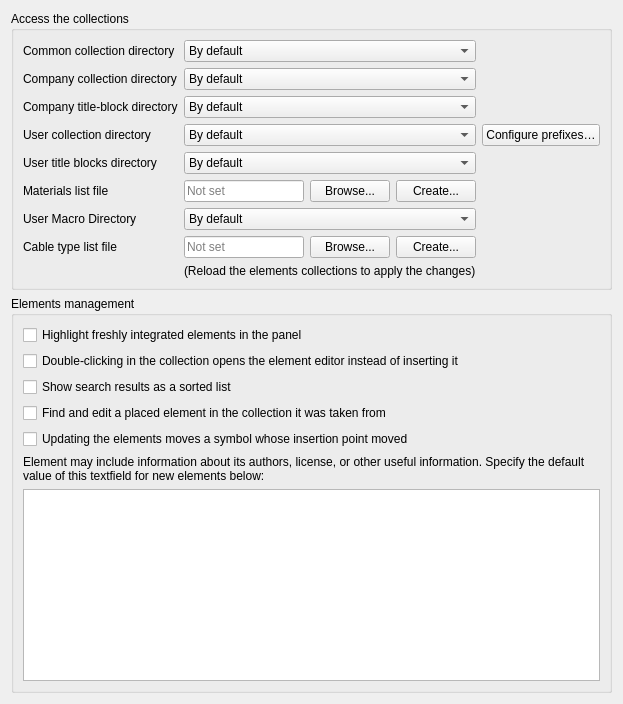
     <widget class="QWidget" name="tab_5">
      <attribute name="title">
       <string>Collections</string>
      </attribute>
      <layout class="QVBoxLayout" name="verticalLayout_2">
       <item>
        <widget class="QGroupBox" name="groupBox_5">
         <property name="title">
          <string>Access the collections</string>
         </property>
         <property name="alignment">
          <set>Qt::AlignLeading|Qt::AlignLeft|Qt::AlignTop</set>
         </property>
         <property name="flat">
          <bool>false</bool>
         </property>
         <layout class="QGridLayout" name="gridLayout">
          <item row="2" column="0">
           <widget class="QLabel" name="label_16">
            <property name="text">
             <string>Company collection directory</string>
            </property>
           </widget>
          </item>
          <item row="5" column="1">
           <widget class="QComboBox" name="m_custom_tbt_path_cb">
            <item>
             <property name="text">
              <string>By default</string>
             </property>
            </item>
            <item>
             <property name="text">
              <string>Browse...</string>
             </property>
            </item>
           </widget>
          </item>
          <item row="4" column="1">
           <widget class="QComboBox" name="m_custom_elmt_path_cb">
            <item>
             <property name="text">
              <string>By default</string>
             </property>
            </item>
            <item>
             <property name="text">
              <string>Browse...</string>
             </property>
            </item>
           </widget>
          </item>
          <item row="4" column="2">
           <widget class="QPushButton" name="m_prefix_pb">
            <property name="toolTip">
             <string extracomment="tooltip of the button opening the prefix configuration dialog of the user collection">Create or change the prefix of the user collection's folders (qet_labels.xml file)</string>
            </property>
            <property name="text">
             <string extracomment="button opening the dialog where the folder prefixes of the user collection are configured">Configure prefixes…</string>
            </property>
           </widget>
          </item>
          <item row="1" column="0">
           <widget class="QLabel" name="label_7">
            <property name="text">
             <string>Common collection directory</string>
            </property>
           </widget>
          </item>
          <item row="3" column="0">
           <widget class="QLabel" name="label_17">
            <property name="text">
             <string>Company title-block directory</string>
            </property>
           </widget>
          </item>
          <item row="3" column="1">
           <widget class="QComboBox" name="m_company_tbt_path_cb">
            <item>
             <property name="text">
              <string>By default</string>
             </property>
            </item>
            <item>
             <property name="text">
              <string>Browse...</string>
             </property>
            </item>
           </widget>
          </item>
          <item row="4" column="0">
           <widget class="QLabel" name="label_8">
            <property name="text">
             <string>User collection directory</string>
            </property>
           </widget>
          </item>
          <item row="7" column="0">
           <widget class="QLabel" name="label_23">
            <property name="text">
             <string>User Macro Directory</string>
            </property>
           </widget>
          </item>
          <item row="7" column="1">
           <widget class="QComboBox" name="m_user_macros_path_cb">
            <item>
             <property name="text">
              <string>By default</string>
             </property>
            </item>
            <item>
             <property name="text">
              <string>Browse...</string>
             </property>
            </item>
           </widget>
          </item>
          <item row="1" column="1">
           <widget class="QComboBox" name="m_common_elmt_path_cb">
            <item>
             <property name="text">
              <string>By default</string>
             </property>
            </item>
            <item>
             <property name="text">
              <string>Browse...</string>
             </property>
            </item>
           </widget>
          </item>
          <item row="5" column="0">
           <widget class="QLabel" name="label_10">
            <property name="text">
             <string>User title blocks directory</string>
            </property>
           </widget>
          </item>
          <item row="2" column="1">
           <widget class="QComboBox" name="m_company_elmt_path_cb">
            <item>
             <property name="text">
              <string>By default</string>
             </property>
            </item>
            <item>
             <property name="text">
              <string>Browse...</string>
             </property>
            </item>
           </widget>
          </item>
          <item row="9" column="1">
           <widget class="QLabel" name="label_9">
            <property name="text">
             <string>(Reload the elements collections to apply the changes)</string>
            </property>
           </widget>
          </item>
          <item row="6" column="0">
           <widget class="QLabel" name="m_material_list_label">
            <property name="text">
             <string>Materials list file</string>
            </property>
           </widget>
          </item>
          <item row="6" column="1">
           <layout class="QHBoxLayout" name="m_material_list_layout">
            <item>
             <widget class="QLineEdit" name="m_material_list_path_le">
              <property name="toolTip">
               <string extracomment="tooltip of the material file path field">Materials list used to fill in a symbol's items</string>
              </property>
              <property name="readOnly">
               <bool>true</bool>
              </property>
              <property name="placeholderText">
               <string extracomment="hint shown when no material file is configured yet">Not set</string>
              </property>
             </widget>
            </item>
            <item>
             <widget class="QPushButton" name="m_material_list_browse_pb">
              <property name="text">
               <string>Browse...</string>
              </property>
             </widget>
            </item>
            <item>
             <widget class="QPushButton" name="m_material_list_create_pb">
              <property name="toolTip">
               <string extracomment="tooltip of the button creating the material file with its header line">Create the list file with its headers</string>
              </property>
              <property name="text">
               <string>Create...</string>
              </property>
             </widget>
            </item>
           </layout>
          </item>
          <item row="8" column="0">
           <widget class="QLabel" name="m_cable_type_list_label">
            <property name="text">
             <string>Cable type list file</string>
            </property>
           </widget>
          </item>
          <item row="8" column="1">
           <layout class="QHBoxLayout" name="m_cable_type_list_layout">
            <item>
             <widget class="QLineEdit" name="m_cable_type_list_path_le">
              <property name="toolTip">
               <string extracomment="tooltip of the cable type file path field">Directory of the cable types used to define a cable (number of cores, colors, cross-section)</string>
              </property>
              <property name="readOnly">
               <bool>true</bool>
              </property>
              <property name="placeholderText">
               <string extracomment="hint shown when no cable type file is configured yet">Not set</string>
              </property>
             </widget>
            </item>
            <item>
             <widget class="QPushButton" name="m_cable_type_list_browse_pb">
              <property name="text">
               <string>Browse...</string>
              </property>
             </widget>
            </item>
            <item>
             <widget class="QPushButton" name="m_cable_type_list_create_pb">
              <property name="toolTip">
               <string extracomment="tooltip of the button creating the cable type file with its header line">Create the cable type list file with its header line</string>
              </property>
              <property name="text">
               <string>Create...</string>
              </property>
             </widget>
            </item>
           </layout>
          </item>
         </layout>
        </widget>
       </item>
       <item>
        <widget class="QGroupBox" name="groupBox_3">
         <property name="title">
          <string>Elements management</string>
         </property>
         <property name="alignment">
          <set>Qt::AlignLeading|Qt::AlignLeft|Qt::AlignTop</set>
         </property>
         <layout class="QVBoxLayout" name="verticalLayout_4">
          <item>
           <widget class="QCheckBox" name="m_highlight_integrated_elements">
            <property name="text">
             <string>Highlight freshly integrated elements in the panel</string>
            </property>
           </widget>
          </item>
          <item>
           <widget class="QCheckBox" name="m_collection_dblclick_edits">
            <property name="toolTip">
             <string>By default, a double-click inserts the element on the sheet; editing remains accessible from the context menu.</string>
            </property>
            <property name="text">
             <string>Double-clicking in the collection opens the element editor instead of inserting it</string>
            </property>
           </widget>
          </item>
          <item>
           <widget class="QCheckBox" name="m_collection_search_flat_cb">
            <property name="toolTip">
             <string>Ticked: a single list, best match first. Unticked: the collection tree, filtered by the search.</string>
            </property>
            <property name="text">
             <string>Show search results as a sorted list</string>
            </property>
           </widget>
          </item>
          <item>
           <widget class="QCheckBox" name="m_edit_collection_source_cb">
            <property name="text">
             <string>Find and edit a placed element in the collection it was taken from</string>
            </property>
            <property name="toolTip">
             <string>Saving it there updates the open projects that use it. Otherwise the project's own copy is edited.</string>
            </property>
           </widget>
          </item>
          <item>
           <widget class="QCheckBox" name="m_update_follows_moved_origin_cb">
            <property name="text">
             <string>Updating the elements moves a symbol whose insertion point moved</string>
            </property>
            <property name="toolTip">
             <string>Project &gt; Update elements from the collections: when a symbol's drawing was moved as a whole, its insertion point set elsewhere, each placed symbol is moved back by the same offset, so its terminals, conductors and texts stay where they are. Unticked by default: such a symbol keeps its old drawing and is listed.</string>
            </property>
           </widget>
          </item>
          <item>
           <widget class="QLabel" name="label_4">
            <property name="text">
             <string>Element may include information about its authors, license, or other useful information. Specify the default value of this textfield for new elements below:</string>
            </property>
            <property name="scaledContents">
             <bool>false</bool>
            </property>
            <property name="wordWrap">
             <bool>true</bool>
            </property>
           </widget>
          </item>
          <item>
           <widget class="QTextEdit" name="m_default_elements_info">
            <property name="minimumSize">
             <size>
              <width>0</width>
              <height>50</height>
             </size>
            </property>
           </widget>
          </item>
         </layout>
        </widget>
       </item>
      </layout>
     </widget>
